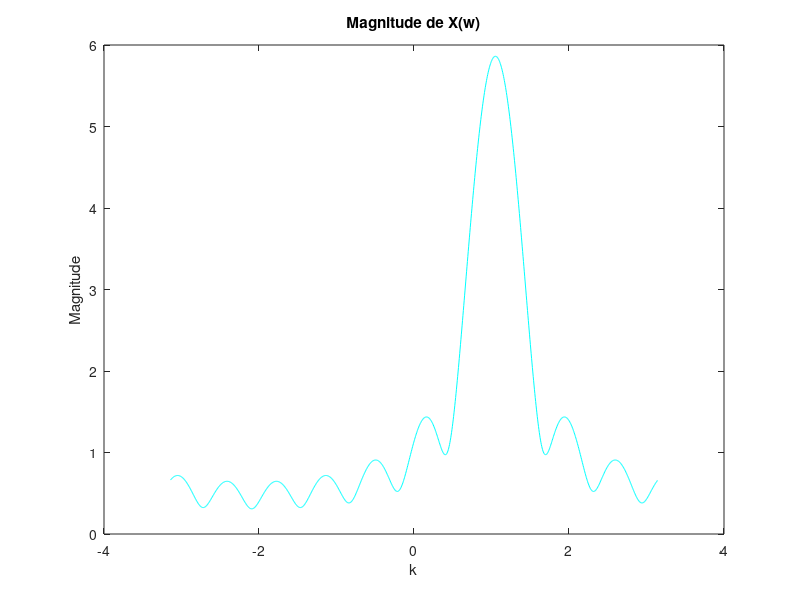
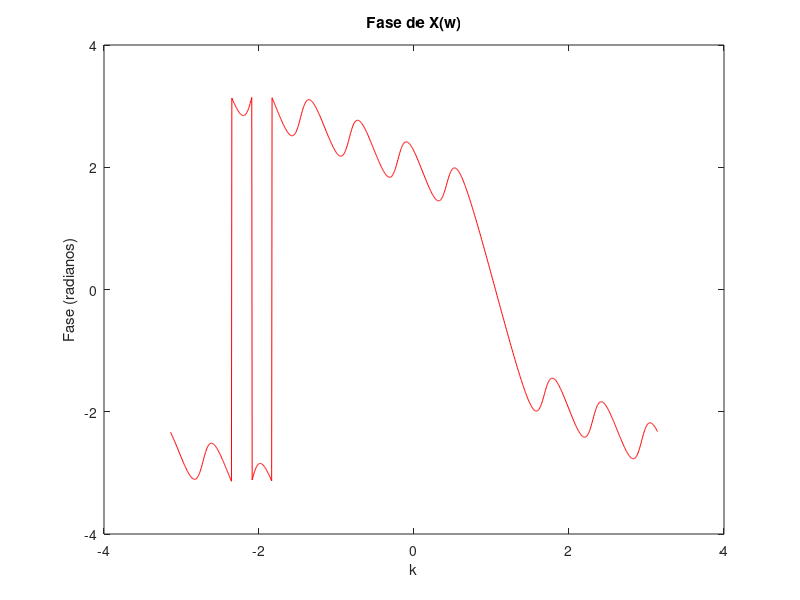

Source code (MATLAB) for these figures, in order:

M = 600;
n0 = 1;
nf = 10;
n = n0:nf;
k = zeros(1,2*M);
x = zeros(1,10);

function [z] = x1(n)

    z = (0.9*exp(1i*pi/3))^n;

  end


for i =n0:nf

    %n(i) = i;
    x(i) = x1(n(i));
end




for i =1:2*M

      k(i) = -M+i-1;


end



function [X] = dtft(x,n,k)

  M = 600;
  X = x*exp(-1*1i*pi*(n'*k)/M);




end


X = dtft(x,n,k);
disp(X);

modX = abs(X);
FaseX = angle(X);
w = linspace(-pi,pi,length(X));

figure
plot(w,modX,'cyan');
xlabel('k');
ylabel('Magnitude');
title('Magnitude de X(w)');

figure
plot(w,FaseX,'red');
xlabel('k');
ylabel('Fase (radianos)');
title('Fase de X(w)');







